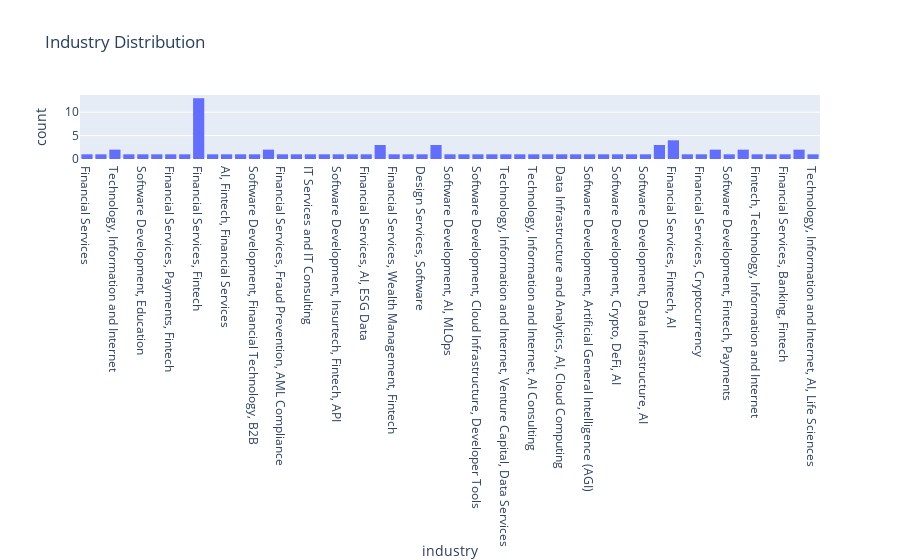

This figure's notebook cell:
### Code cell
fig = px.histogram(df, x='industry', title='Industry Distribution')
fig.show()

### Figure 1 — Plotly figure (JSON) as saved in the notebook; plotly's stock layout.template omitted (floating-point values rounded to 4 significant figures)
{"data": [{"bingroup": "x", "hovertemplate": "industry=%{x}<br>count=%{y}<extra></extra>", "legendgroup": "", "marker": {"color": "#636efa", "pattern": {"shape": ""}}, "name": "", "orientation": "v", "showlegend": false, "type": "histogram", "x": ["Financial Services", "Marketing Services, Healthcare, AI", "Technology, Information and Internet", "Technology, Information and Internet", "AI, Software", "Software Development, Education", "Financial Services, AI, Fintech", "Financial Services, Payments, Fintech", "Business Consulting and Services, Alternative Investment, SaaS", "Financial Services, Fintech", "Business Consulting and Services, Financial Services, GRC (Governance, Risk, and Compliance)", "AI, Fintech, Financial Services", "Financial Services, AI, Fintech, Technology", "Software Development, Financial Technology, B2B", "Software Development, AI, Cloud Infrastructure", "Software Development, AI, Cloud Infrastructure", "Financial Services, Fraud Prevention, AML Compliance", "Financial Services, Fintech", "AI, Consumer Finance, Financial Services, Technology", "IT Services and IT Consulting", "Financial Services, Quantitative Finance", "Software Development, Insurtech, Fintech, API", "Financial Services, Fintech", "Financial Services, Fintech", "Financial Services, Fintech, Payments", "Financial Services, AI, ESG Data", "Software Development, AI", "Software Development, AI", "Financial Services, Wealth Management, Fintech", "AI, Fintech, Technology, Information and Internet", "Design Services, Software", "Software Development, AI, Developer Tools", "Software Development, AI, MLOps", "Software Development, AI", "Software Development, AI, Education Technology", "Financial Services, Fintech", "Software Development, AI, Developer Tools", "Software Development, Cloud Infrastructure, Developer Tools", "Software Development, Developer Tools, AI", "Technology, Information and Internet, Venture Capital, Data Services", "Software Development, Financial Services, AI", "Software Development, AI, Developer Tools", "Technology, Information and Internet, AI Consulting", "Software Development, AI Infrastructure", "Data Infrastructure and Analytics, AI, Cloud Computing", "Software Development, AI, Sales Technology", "Software Development, Artificial General Intelligence (AGI)", "Software Development, AI, Developer Tools, Open Source", "Software Development, Crypto, DeFi, AI", "Accounting, Fintech", "Software Development, Data Infrastructure, AI", "Financial Services, Banking", "Financial Services, Fintech, AI", "Financial Services, Fintech, AI", "Financial Services, Fintech", "Software Development, Travel Technology, Fintech", "Financial Services, Cryptocurrency", "Financial Services, Fintech", "Software Development, Fintech, Hospitality", "Software Development, Fintech, Payments", "Software Development, Fintech, Hospitality", "Financial Services, Banking", "Financial Services, Fintech, Wealth Management", "Fintech, Technology, Information and Internet", "Financial Services, Fintech", "Financial Services, Investment Management", "Financial Services, Fintech", "Financial Services, Fintech", "Financial Services, Fintech, AI", "Financial Services, Fintech", "Financial Services, Banking, Fintech", "Financial Services, Fintech, Wealth Management", "Financial Services, Fintech, Mortgage", "Financial Services, Fintech, Mortgage", "Financial Services, Fintech", "Financial Services, Banking", "Financial Services, Fintech, AI", "Financial Services, Fintech", "Technology, Information and Internet, AI, Life Sciences"], "xaxis": "x", "yaxis": "y"}], "layout": {"barmode": "relative", "legend": {"tracegroupgap": 0}, "title": {"text": "Industry Distribution"}, "xaxis": {"anchor": "y", "domain": [0, 1], "title": {"text": "industry"}}, "yaxis": {"anchor": "x", "domain": [0, 1], "title": {"text": "count"}}}}
